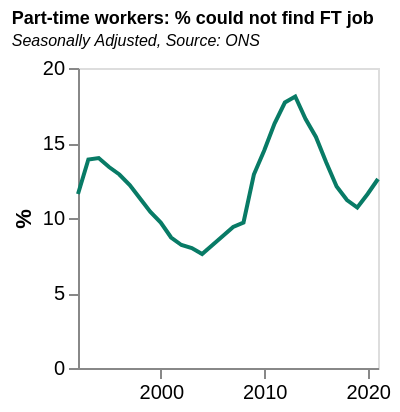

Here is the Vega-Lite specification saved for this chart:
### Vega-Lite specification from a JSON file in a GitHub repository (floating-point values rounded to 4 significant figures)
{"$schema": "https://vega.github.io/schema/vega-lite/v5.json", "data": {"values": [{"date": "1992", "label": "1992", "month": "", "quarter": "", "sourceDataset": "LMS", "updateDate": "2015-10-13T23:00:00.000Z", "value": "11.6", "year": "1992"}, {"date": "1993", "label": "1993", "month": "", "quarter": "", "sourceDataset": "LMS", "updateDate": "2015-10-13T23:00:00.000Z", "value": "13.9", "year": "1993"}, {"date": "1994", "label": "1994", "month": "", "quarter": "", "sourceDataset": "LMS", "updateDate": "2015-10-13T23:00:00.000Z", "value": "14.0", "year": "1994"}, {"date": "1995", "label": "1995", "month": "", "quarter": "", "sourceDataset": "LMS", "updateDate": "2015-10-13T23:00:00.000Z", "value": "13.4", "year": "1995"}, {"date": "1996", "label": "1996", "month": "", "quarter": "", "sourceDataset": "LMS", "updateDate": "2015-10-13T23:00:00.000Z", "value": "12.9", "year": "1996"}, {"date": "1997", "label": "1997", "month": "", "quarter": "", "sourceDataset": "LMS", "updateDate": "2015-10-13T23:00:00.000Z", "value": "12.2", "year": "1997"}, {"date": "1998", "label": "1998", "month": "", "quarter": "", "sourceDataset": "LMS", "updateDate": "2015-10-13T23:00:00.000Z", "value": "11.3", "year": "1998"}, {"date": "1999", "label": "1999", "month": "", "quarter": "", "sourceDataset": "LMS", "updateDate": "2015-10-13T23:00:00.000Z", "value": "10.4", "year": "1999"}, {"date": "2000", "label": "2000", "month": "", "quarter": "", "sourceDataset": "LMS", "updateDate": "2015-10-13T23:00:00.000Z", "value": "9.7", "year": "2000"}, {"date": "2001", "label": "2001", "month": "", "quarter": "", "sourceDataset": "LMS", "updateDate": "2015-10-13T23:00:00.000Z", "value": "8.7", "year": "2001"}, {"date": "2002", "label": "2002", "month": "", "quarter": "", "sourceDataset": "LMS", "updateDate": "2015-10-13T23:00:00.000Z", "value": "8.2", "year": "2002"}, {"date": "2003", "label": "2003", "month": "", "quarter": "", "sourceDataset": "LMS", "updateDate": "2015-10-13T23:00:00.000Z", "value": "8.0", "year": "2003"}, {"date": "2004", "label": "2004", "month": "", "quarter": "", "sourceDataset": "LMS", "updateDate": "2015-10-13T23:00:00.000Z", "value": "7.6", "year": "2004"}, {"date": "2005", "label": "2005", "month": "", "quarter": "", "sourceDataset": "LMS", "updateDate": "2015-10-13T23:00:00.000Z", "value": "8.2", "year": "2005"}, {"date": "2006", "label": "2006", "month": "", "quarter": "", "sourceDataset": "LMS", "updateDate": "2015-10-13T23:00:00.000Z", "value": "8.8", "year": "2006"}, {"date": "2007", "label": "2007", "month": "", "quarter": "", "sourceDataset": "LMS", "updateDate": "2015-10-13T23:00:00.000Z", "value": "9.4", "year": "2007"}, {"date": "2008", "label": "2008", "month": "", "quarter": "", "sourceDataset": "LMS", "updateDate": "2015-10-13T23:00:00.000Z", "value": "9.7", "year": "2008"}, {"date": "2009", "label": "2009", "month": "", "quarter": "", "sourceDataset": "LMS", "updateDate": "2015-10-13T23:00:00.000Z", "value": "12.9", "year": "2009"}, {"date": "2010", "label": "2010", "month": "", "quarter": "", "sourceDataset": "LMS", "updateDate": "2015-10-13T23:00:00.000Z", "value": "14.5", "year": "2010"}, {"date": "2011", "label": "2011", "month": "", "quarter": "", "sourceDataset": "LMS", "updateDate": "2015-10-13T23:00:00.000Z", "value": "16.3", "year": "2011"}, {"date": "2012", "label": "2012", "month": "", "quarter": "", "sourceDataset": "LMS", "updateDate": "2015-10-13T23:00:00.000Z", "value": "17.7", "year": "2012"}, {"date": "2013", "label": "2013", "month": "", "quarter": "", "sourceDataset": "LMS", "updateDate": "2015-10-13T23:00:00.000Z", "value": "18.1", "year": "2013"}, {"date": "2014", "label": "2014", "month": "", "quarter": "", "sourceDataset": "LMS", "updateDate": "2016-05-18T08:30:00.000Z", "value": "16.6", "year": "2014"}, {"date": "2015", "label": "2015", "month": "", "quarter": "", "sourceDataset": "LMS", "updateDate": "2016-05-18T08:30:00.000Z", "value": "15.4", "year": "2015"}, {"date": "2016", "label": "2016", "month": "", "quarter": "", "sourceDataset": "LMS", "updateDate": "2017-05-16T23:00:00.000Z", "value": "13.7", "year": "2016"}, {"date": "2017", "label": "2017", "month": "", "quarter": "", "sourceDataset": "LMS", "updateDate": "2019-02-19T00:00:00.000Z", "value": "12.1", "year": "2017"}, {"date": "2018", "label": "2018", "month": "", "quarter": "", "sourceDataset": "LMS", "updateDate": "2019-02-19T00:00:00.000Z", "value": "11.2", "year": "2018"}, {"date": "2019", "label": "2019", "month": "", "quarter": "", "sourceDataset": "LMS", "updateDate": "2020-02-18T00:00:00.000Z", "value": "10.7", "year": "2019"}, {"date": "2020", "label": "2020", "month": "", "quarter": "", "sourceDataset": "LMS", "updateDate": "2021-07-14T23:00:00.000Z", "value": "11.6", "year": "2020"}, {"date": "2021", "label": "2021", "month": "", "quarter": "", "sourceDataset": "LMS", "updateDate": "2022-08-15T23:00:00.000Z", "value": "12.6", "year": "2021"}], "format": {"parse": {"date": "date"}}}, "title": {"text": "Part-time workers: % could not find FT job", "fontSize": 9, "subtitle": "Seasonally Adjusted, Source: ONS", "subtitleFontStyle": "italic", "subtitleFontSize": 8, "anchor": "start", "color": "black"}, "width": 150, "height": 150, "mark": {"type": "line", "color": "rgb(8,123,102"}, "encoding": {"x": {"field": "date", "type": "temporal", "axis": {"grid": false}, "title": ""}, "y": {"field": "value", "type": "quantitative", "axis": {"grid": false}, "title": "%"}}}
